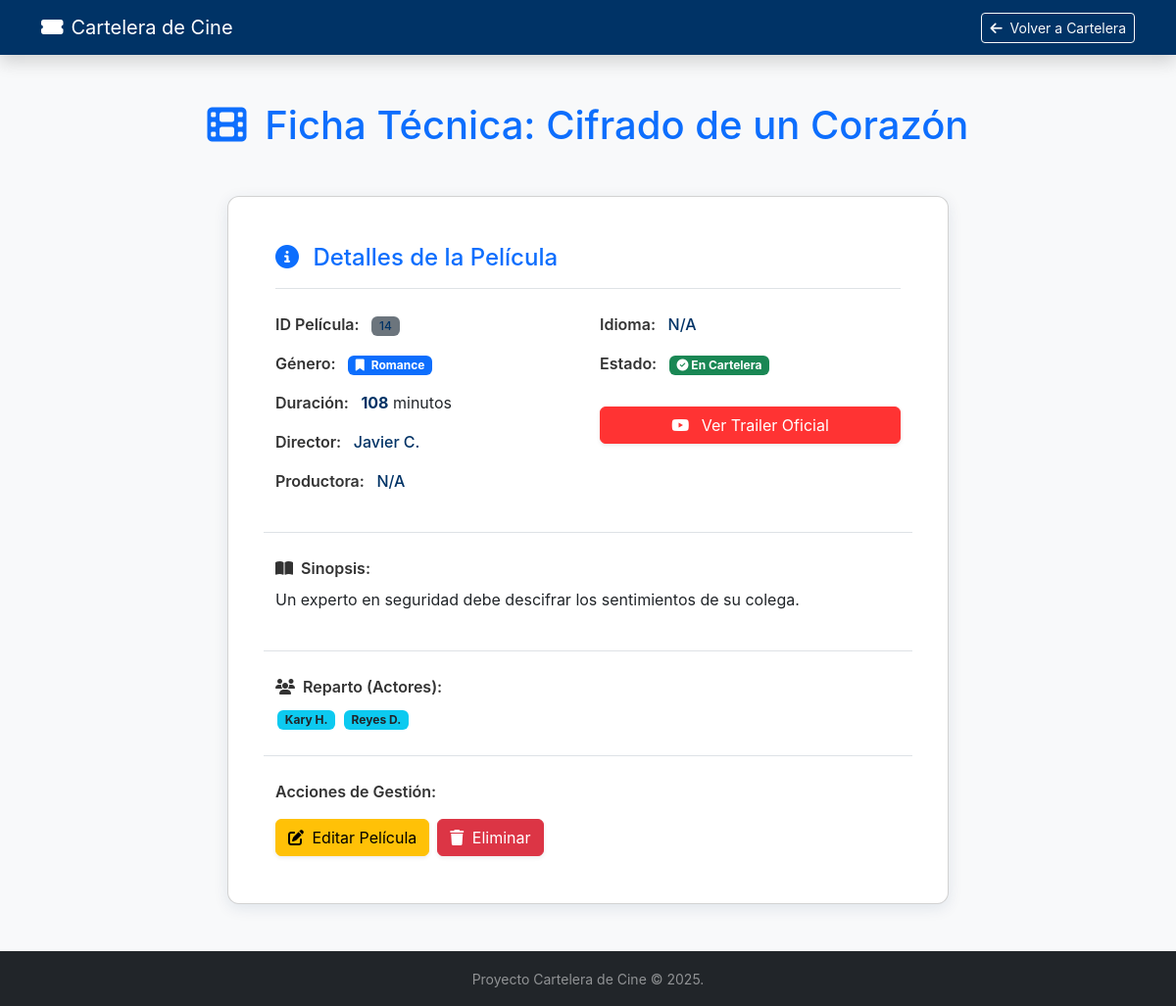
Page /peliculas/14 on the earlier database version.
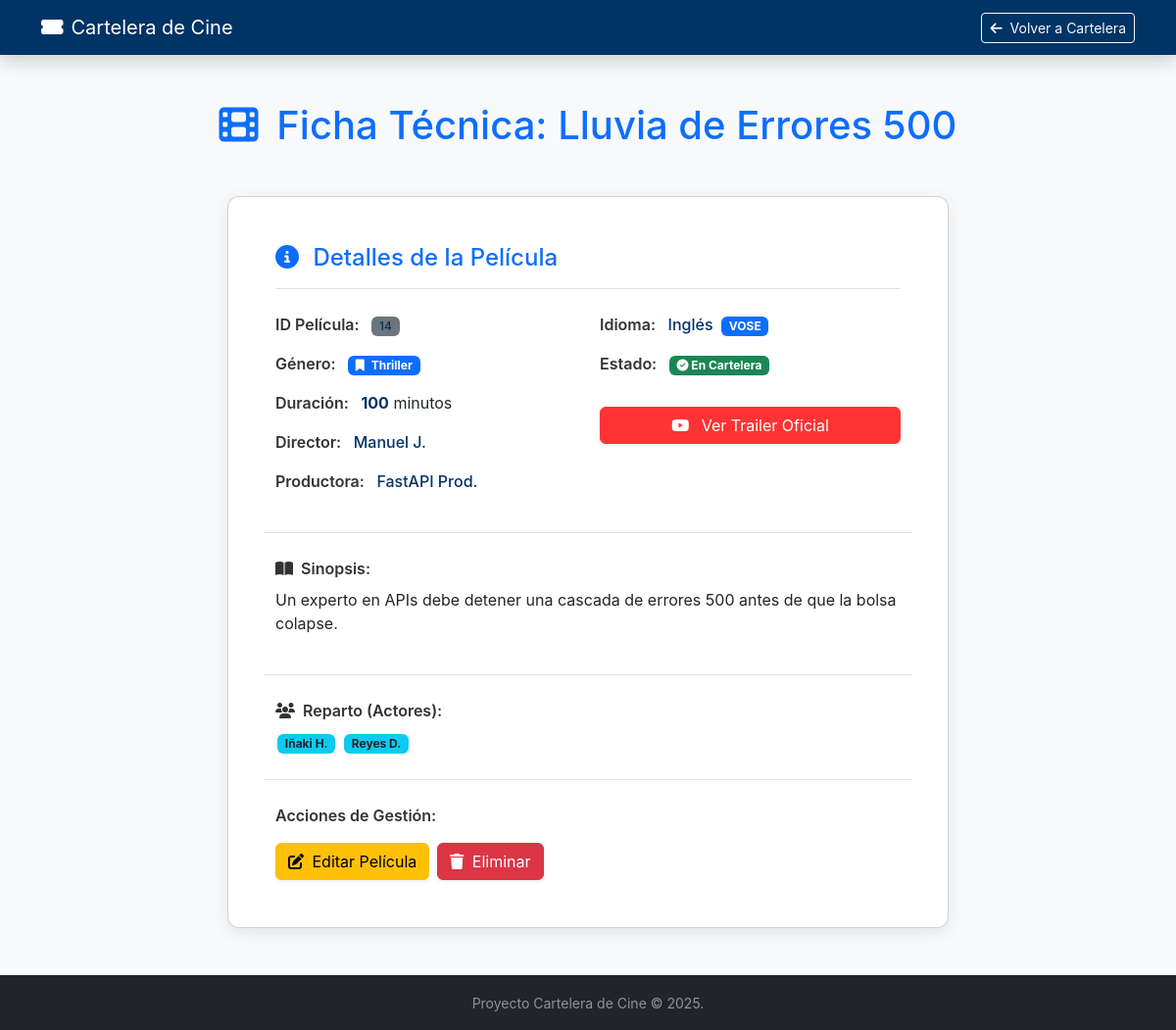
Same page on the later database version.
### app/models/pelicula.py (models this page shows, shortened)
class PeliculaORM(Base):
    __tablename__ = "peliculas"
    id: Mapped[int] = mapped_column(primary_key=True, autoincrement=True)
    titulo: Mapped[str] = mapped_column(String(255), nullable=False)
    genero_id: Mapped[int] = mapped_column(ForeignKey("generos.id"), nullable=False)
    duracion: Mapped[int] = mapped_column(Integer, nullable=False) # int, no float
    disponible: Mapped[bool] = mapped_column(Boolean, default=True, nullable=False)
    director: Mapped[str | None] = mapped_column(String(100), nullable=True)
    descripcion: Mapped[str | None] = mapped_column(String(1000), nullable=True)
    trailer: Mapped[str | None] = mapped_column(String(255), nullable=True)
    productora: Mapped[str | None] = mapped_column(String(100), nullable=True)
    idioma: Mapped[str | None] = mapped_column(String(50), nullable=True)
    vose: Mapped[bool | None] = mapped_column(Boolean, nullable=True)
    actores: Mapped[list[str] | None] = mapped_column(JSON, nullable=True)
    genero: Mapped["GeneroORM"] = relationship(back_populates="peliculas")

### app/models/genero.py (models this page shows, shortened)
class GeneroORM(Base):
    __tablename__ = "generos"
    id: Mapped[int] = mapped_column(primary_key=True, autoincrement=True)
    nombre: Mapped[str] = mapped_column(String(100), nullable=False, unique=True)
    descripcion: Mapped[str | None] = mapped_column(String(500), nullable=True)
    peliculas: Mapped[List["PeliculaORM"]] = relationship(
        back_populates="genero",
        cascade="all, delete-orphan" # Opcional: si borro un género, borra sus películas
    )

### app/routers/pelicula_router.py (the view)
@router.get("/{pelicula_id}", tags=["Web UI"])
def view_pelicula_detalle(pelicula_id: int, request: Request, db: Session = Depends(get_db)):
    pelicula = pelicula_service.get_pelicula_detalle(db, pelicula_id)
    if not pelicula:
        raise HTTPException(status_code=404, detail="Película no encontrada")
    return templates.TemplateResponse(
        "pelicula_detalle.html",
        {"request": request, "pelicula": pelicula}
    )

### templates/pelicula_detalle.html (shortened to what this page needs)
<!DOCTYPE html>
<html lang="es">
<head>
    <link href="https://cdn.jsdelivr.net/npm/bootstrap@5.3.3/dist/css/bootstrap.min.css" rel="stylesheet"
        xintegrity="sha384-QWTKZyjpPEjISv5WaRU9OFeRpok6YctnYmDr5pNlyT2bRjXh0JMhjY6hW+ALEwIH">
    <link rel="stylesheet" href="https://cdnjs.cloudflare.com/ajax/libs/font-awesome/6.5.2/css/all.min.css"
        xintegrity="sha512-SnH5WK+bZxgPHs44uWIX+LLMDJzL3gUq73K2qI90U8v8lC6W9lJvGvE8j+N5i3F3aH8O/2p1x9h6O2A1g==" />
</head>
<body>
    <nav class="navbar navbar-expand-lg navbar-dark shadow sticky-top">
        <div class="container">
            <a class="navbar-brand d-flex align-items-center" href="/"><i class="fas fa-ticket-alt me-2"></i> Cartelera de Cine</a>
            <div class="ms-auto"><a class="btn btn-outline-light btn-sm" href="/"><i class="fas fa-arrow-left me-1"></i> Volver a Cartelera</a></div>
        </div>
    </nav>
    <main class="container my-5">
        <h1 class="text-center mb-5 text-primary-accent">
            <i class="fas fa-film me-2"></i> Ficha Técnica: {{ pelicula.titulo }}
        </h1>
        <div class="row justify-content-center">
            <div class="col-lg-10 col-xl-8">
                <div class="card p-4 p-md-5">
                    <h4 class="border-bottom pb-3 mb-4 text-primary-accent"><i class="fas fa-info-circle me-2"></i> Detalles de la Película</h4>
                    <div class="row g-4">
                        <div class="col-md-6">
                            <p class="mb-3">
                                <span class="detail-label">ID Película:</span>
                                <span class="badge bg-secondary data-value">{{ pelicula.id }}</span>
                            </p>
                            <p class="mb-3">
                                <span class="detail-label">Género:</span>
                                <span class="badge bg-primary">
                                    <i class="fas fa-bookmark me-1"></i> {{ pelicula.genero.nombre if pelicula.genero else 'Sin Género' }}
                                </span>
                            </p>
                            <p class="mb-3">
                                <span class="detail-label">Duración:</span>
                                <span class="data-value fw-bold">{{ pelicula.duracion }}</span> minutos
                            </p>
                            <p class="mb-3">
                                <span class="detail-label">Director:</span>
                                <span class="data-value">{{ pelicula.director if pelicula.director else 'Desconocido' }}</span>
                            </p>
                            <p class="mb-3">
                                <span class="detail-label">Productora:</span>
                                <span class="data-value">{{ pelicula.productora if pelicula.productora else 'N/A' }}</span>
                            </p>
                        </div>
                        <div class="col-md-6">
                            <p class="mb-3">
                                <span class="detail-label">Idioma:</span>
                                <span class="data-value">{{ pelicula.idioma if pelicula.idioma else 'N/A' }}</span>
                                {% if pelicula.vose %}<span class="badge bg-primary ms-1">VOSE</span>{% endif %}
                            </p>
                            <p class="mb-3">
                                <span class="detail-label">Estado:</span>
                                {% if pelicula.disponible %}
                                    <span class="badge bg-success"><i class="fas fa-check-circle"></i> En Cartelera</span>
                                {% else %}
                                    <span class="badge bg-danger"><i class="fas fa-times-circle"></i> Retirada</span>
                                {% endif %}
                            </p>
                            {% if pelicula.trailer %}
                            <a href="{{ pelicula.trailer }}" target="_blank" class="btn btn-danger trailer-btn mt-3 shadow-sm w-100">
                                <i class="fab fa-youtube me-2"></i> Ver Trailer Oficial
                            </a>
                            {% endif %}
                        </div>
                        <div class="col-12 border-top pt-4">
                            <p class="detail-label mb-2"><i class="fas fa-book-open me-1"></i> Sinopsis:</p>
                            <p>{{ pelicula.descripcion if pelicula.descripcion else 'Descripción no proporcionada.' }}</p>
                        </div>
                        <div class="col-12 border-top pt-4">
                            <p class="detail-label mb-2"><i class="fas fa-users me-1"></i> Reparto (Actores):</p>
                            {% if pelicula.actores and pelicula.actores|length > 0 %}
                                {% for actor in pelicula.actores %}
                                    <span class="badge bg-info text-dark actor-badge">{{ actor }}</span>
                                {% endfor %}
                            {% else %}
                                <p class="text-muted small">No hay información de reparto disponible.</p>
                            {% endif %}
                        </div>
                        <div class="col-12 border-top pt-4 mt-4">
                            <p class="detail-label mb-3">Acciones de Gestión:</p>
                            <div class="d-flex gap-2">
                                <a href="/peliculas/editar/{{ pelicula.id }}" class="btn btn-warning shadow-sm">
                                    <i class="fas fa-edit me-1"></i> Editar Película
                                </a>
                                <button type="button" class="btn btn-danger shadow-sm" data-bs-toggle="modal" data-bs-target="#confirmDeleteModal">
                                    <i class="fas fa-trash me-1"></i> Eliminar
                                </button>
                            </div>
                        </div>
                    </div>
                </div>
            </div>
        </div>
    </main>
    <footer class="bg-dark text-white-50 py-3 mt-5">
        <div class="container text-center"><small>Proyecto Cartelera de Cine &copy; 2025.</small></div>
    </footer>
</body>
</html>

### templates/pelicula_detalle.html (style rules this page uses)
body { background-color: #f8f9fa; font-family: 'Inter', sans-serif; }
.navbar { background-color: #003366 !important; }
.card { border-radius: 12px; box-shadow: 0 4px 15px rgba(0, 51, 102, 0.1); }
.text-primary-accent { color: #0d6efd !important; }
.detail-label { font-weight: 600; color: #333; margin-right: 0.5rem; }
.data-value { color: #003366; font-weight: 500; }
.trailer-btn { background-color: #ff3333; border-color: #ff3333; }
.actor-badge { margin: 2px; }

Differences in the rows shown:
no longer on this page (row unchanged): GeneroORM: genero "Romance"
changed PeliculaORM id 14: titulo "Cifrado de un Corazón" → "Lluvia de Errores 500"; duracion "108" → "100"; director "Javier C." → "Manuel J."; productora "N/A" → "FastAPI Prod."; idioma "N/A" → "Inglés"; vose empty → True (drawn); descripcion "Un experto en seguridad debe descifrar los sentimientos de su colega." → "Un experto en APIs debe detener una cascada de errores 500 antes de que la bolsa colapse."; actores "[\"Kary H.\", \"Reyes D.\"]" → "[\"Iñaki H.\", \"Reyes D.\"]" (drawn)
now on this page (row unchanged): GeneroORM: genero "Thriller"
Other differences:
text now shown: "VOSE"
new list line: "Iñaki H."
list line gone: "Kary H."
